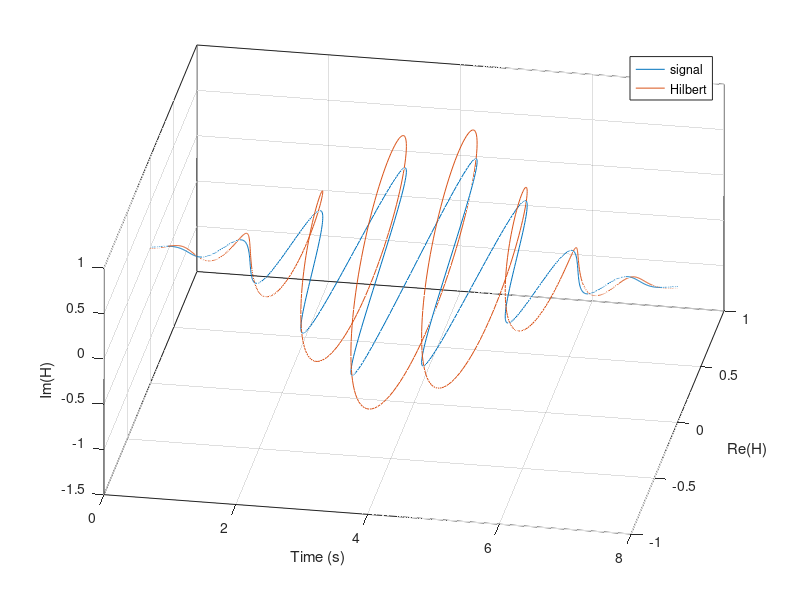
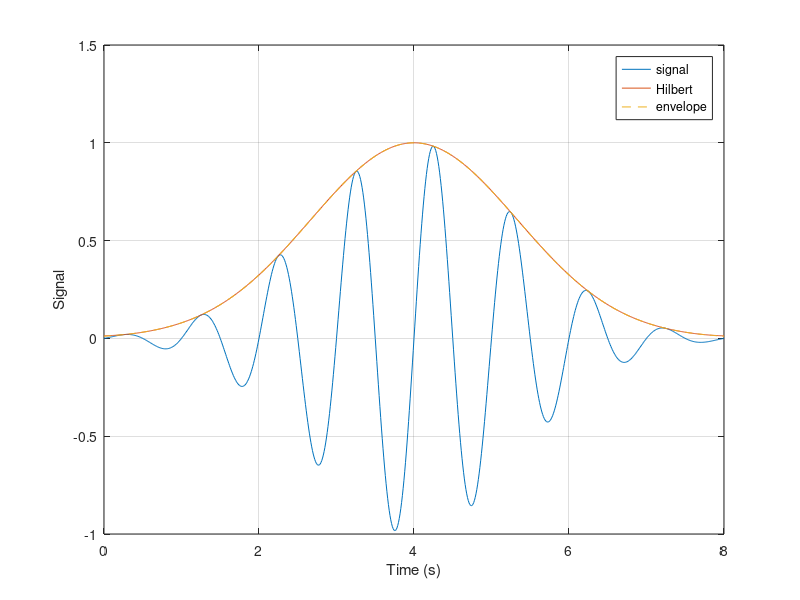
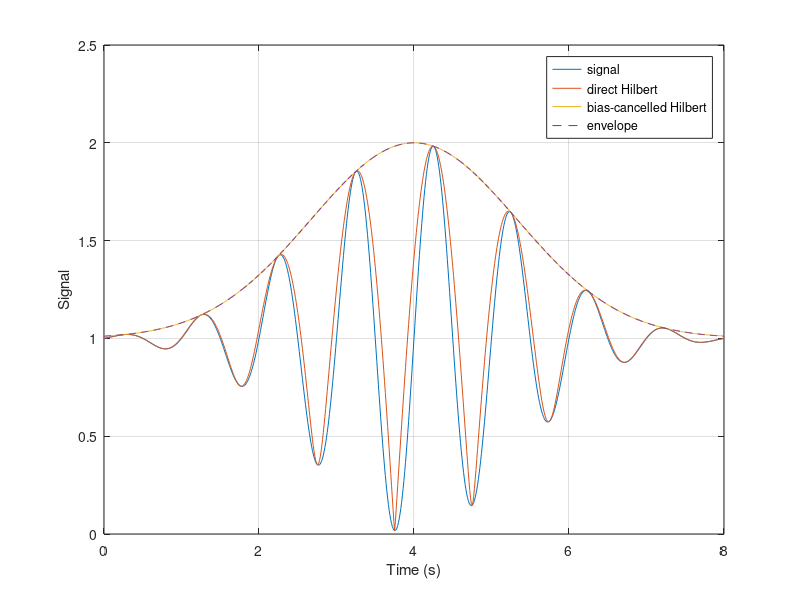

Reproduce these figures in MATLAB, in order.
% Extract envelope curve of a modulated signal
% Use Hilbert transform

% XiaoCY 2021-02-14

%%
clear;clc

fs = 100;
fsig = 1;

mu = 4;
b = mu/3;
t = 0:1/fs:2*mu;
evlp = exp(-(t-mu).^2/(2*b^2));
x = sin(2*pi*fsig*t).*evlp;

%% Hilbert transform
y = hilbert(x);

figure
plot(t,x,'DisplayName','signal')
hold on
grid on
plot3(t,real(y),imag(y),'DisplayName','Hilbert')
legend
xlabel('Time (s)')
ylabel('Re(H)')
zlabel('Im(H)')
view(10,45)

figure
plot(t,x,'DisplayName','signal')
hold on
grid on
legend
plot(t,abs(y),'DisplayName','Hilbert')
plot(t,evlp,'--','DisplayName','envelope')
xlabel('Time (s)')
ylabel('Signal')

%% Transform with bias
bias = 1;
x1 = x+bias;
evlp1 = evlp+bias;

y1 = hilbert(x1);
xm = mean(x1);
y2 = hilbert(x1-xm);

figure
plot(t,x1,'DisplayName','signal')
hold on
grid on
legend
plot(t,abs(y1),'DisplayName','direct Hilbert')
plot(t,abs(y2)+xm,'DisplayName','bias-cancelled Hilbert')
plot(t,evlp1,'--','DisplayName','envelope')
xlabel('Time (s)')
ylabel('Signal')